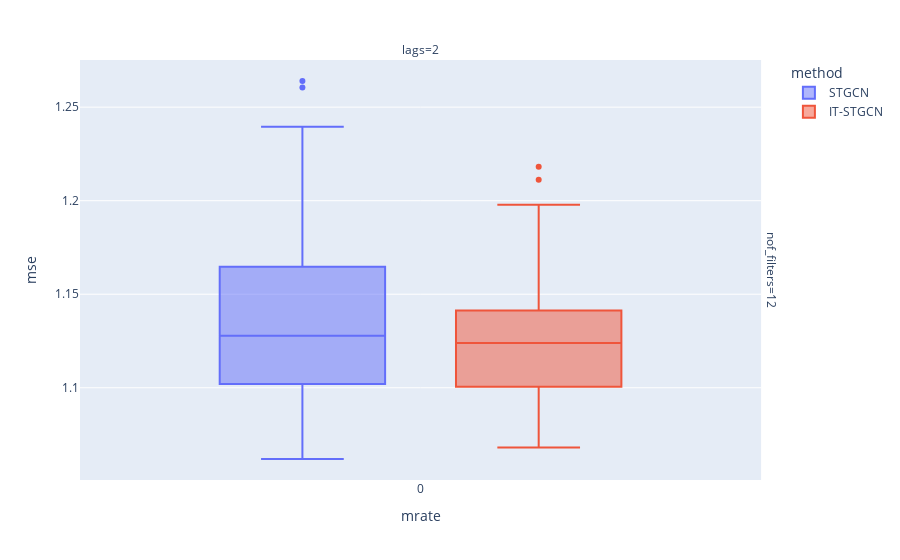

The code cell stored with this chart in its notebook:
### Markdown cell above
## Baseline

### Code cell
data.query("method!='GNAR' and mrate==0").plot.box(backend='plotly',x='mrate',color='method',y='mse',facet_col='lags',facet_row='nof_filters',height=600)

### Figure 1 — Plotly figure (JSON) as saved in the notebook; plotly's stock layout.template omitted (floating-point values rounded to 4 significant figures)
{"data": [{"alignmentgroup": "True", "hovertemplate": "method=STGCN<br>nof_filters=12<br>lags=2<br>mrate=%{x}<br>mse=%{y}<extra></extra>", "legendgroup": "STGCN", "marker": {"color": "#636efa"}, "name": "STGCN", "notched": false, "offsetgroup": "STGCN", "orientation": "v", "showlegend": true, "type": "box", "x": [0, 0, 0, 0, 0, 0, 0, 0, 0, 0, 0, 0, 0, 0, 0, 0, 0, 0, 0, 0, 0, 0, 0, 0, 0, 0, 0, 0, 0, 0, 0, 0, 0, 0, 0, 0, 0, 0, 0, 0, 0, 0, 0, 0, 0, 0, 0, 0, 0, 0, 0, 0, 0, 0, 0, 0, 0, 0, 0, 0], "x0": " ", "xaxis": "x", "y": [1.187, 1.102, 1.129, 1.098, 1.102, 1.157, 1.174, 1.121, 1.098, 1.08, 1.146, 1.112, 1.122, 1.178, 1.102, 1.182, 1.112, 1.105, 1.131, 1.117, 1.175, 1.163, 1.149, 1.164, 1.12, 1.212, 1.193, 1.127, 1.135, 1.07, 1.148, 1.26, 1.103, 1.131, 1.073, 1.233, 1.062, 1.075, 1.095, 1.13, 1.139, 1.114, 1.239, 1.125, 1.117, 1.101, 1.165, 1.071, 1.09, 1.094, 1.164, 1.165, 1.214, 1.264, 1.13, 1.123, 1.098, 1.183, 1.104, 1.145], "y0": " ", "yaxis": "y"}, {"alignmentgroup": "True", "hovertemplate": "method=IT-STGCN<br>nof_filters=12<br>lags=2<br>mrate=%{x}<br>mse=%{y}<extra></extra>", "legendgroup": "IT-STGCN", "marker": {"color": "#EF553B"}, "name": "IT-STGCN", "notched": false, "offsetgroup": "IT-STGCN", "orientation": "v", "showlegend": true, "type": "box", "x": [0, 0, 0, 0, 0, 0, 0, 0, 0, 0, 0, 0, 0, 0, 0, 0, 0, 0, 0, 0, 0, 0, 0, 0, 0, 0, 0, 0, 0, 0, 0, 0, 0, 0, 0, 0, 0, 0, 0, 0, 0, 0, 0, 0, 0, 0, 0, 0, 0, 0, 0, 0, 0, 0, 0, 0, 0, 0, 0, 0], "x0": " ", "xaxis": "x", "y": [1.133, 1.172, 1.101, 1.137, 1.179, 1.096, 1.108, 1.113, 1.198, 1.112, 1.083, 1.211, 1.158, 1.162, 1.091, 1.151, 1.093, 1.084, 1.163, 1.128, 1.121, 1.127, 1.098, 1.071, 1.117, 1.137, 1.1, 1.106, 1.11, 1.101, 1.141, 1.218, 1.115, 1.133, 1.101, 1.141, 1.099, 1.111, 1.068, 1.135, 1.141, 1.097, 1.102, 1.147, 1.078, 1.091, 1.126, 1.138, 1.139, 1.083, 1.163, 1.134, 1.197, 1.149, 1.125, 1.123, 1.119, 1.134, 1.161, 1.084], "y0": " ", "yaxis": "y"}], "layout": {"annotations": [{"font": {}, "showarrow": false, "text": "lags=2", "x": 0.49, "xanchor": "center", "xref": "paper", "y": 1, "yanchor": "bottom", "yref": "paper"}, {"font": {}, "showarrow": false, "text": "nof_filters=12", "textangle": 90, "x": 0.98, "xanchor": "left", "xref": "paper", "y": 0.5, "yanchor": "middle", "yref": "paper"}], "autosize": true, "boxmode": "group", "legend": {"title": {"text": "method"}, "tracegroupgap": 0}, "margin": {"t": 60}, "xaxis": {"anchor": "y", "autorange": true, "domain": [0, 0.98], "range": [-0.5035, 0.5035], "title": {"text": "mrate"}, "type": "linear"}, "yaxis": {"anchor": "x", "autorange": true, "domain": [0, 1], "range": [1.051, 1.275], "title": {"text": "mse"}, "type": "linear"}}}
